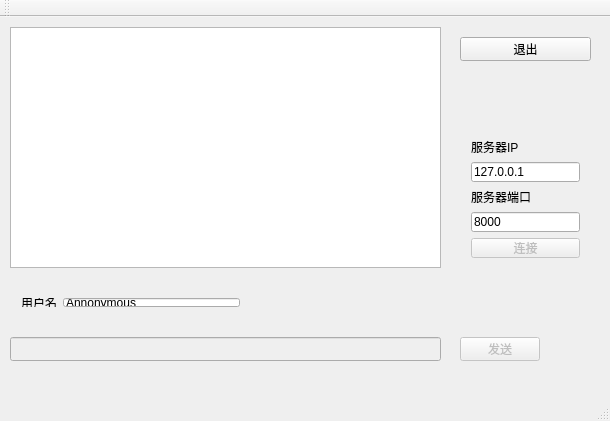
<?xml version="1.0" encoding="UTF-8"?>
<ui version="4.0">
 <class>MainWindow</class>
 <widget class="QMainWindow" name="MainWindow">
  <property name="geometry">
   <rect>
    <x>0</x>
    <y>0</y>
    <width>610</width>
    <height>421</height>
   </rect>
  </property>
  <property name="windowTitle">
   <string>Client</string>
  </property>
  <widget class="QWidget" name="centralWidget">
   <widget class="QTextBrowser" name="msgBrowser">
    <property name="geometry">
     <rect>
      <x>10</x>
      <y>10</y>
      <width>431</width>
      <height>241</height>
     </rect>
    </property>
   </widget>
   <widget class="QPushButton" name="exitButton">
    <property name="geometry">
     <rect>
      <x>460</x>
      <y>20</y>
      <width>131</width>
      <height>24</height>
     </rect>
    </property>
    <property name="text">
     <string>退出</string>
    </property>
   </widget>
   <widget class="QWidget" name="verticalLayoutWidget">
    <property name="geometry">
     <rect>
      <x>460</x>
      <y>110</y>
      <width>131</width>
      <height>141</height>
     </rect>
    </property>
    <layout class="QVBoxLayout" name="settingLayout">
     <item>
      <widget class="QLabel" name="serverIPLabel">
       <property name="text">
        <string>服务器IP</string>
       </property>
      </widget>
     </item>
     <item>
      <widget class="QLineEdit" name="serverIPEdit">
       <property name="text">
        <string>127.0.0.1</string>
       </property>
      </widget>
     </item>
     <item>
      <widget class="QLabel" name="serverPortLabel">
       <property name="text">
        <string>服务器端口</string>
       </property>
      </widget>
     </item>
     <item>
      <widget class="QLineEdit" name="serverPortEdit">
       <property name="text">
        <string>8000</string>
       </property>
      </widget>
     </item>
     <item>
      <widget class="QPushButton" name="connectButton">
       <property name="enabled">
        <bool>false</bool>
       </property>
       <property name="text">
        <string>连接</string>
       </property>
      </widget>
     </item>
    </layout>
   </widget>
   <widget class="QLineEdit" name="msgEdit">
    <property name="enabled">
     <bool>false</bool>
    </property>
    <property name="geometry">
     <rect>
      <x>10</x>
      <y>320</y>
      <width>431</width>
      <height>24</height>
     </rect>
    </property>
   </widget>
   <widget class="QPushButton" name="sendButton">
    <property name="enabled">
     <bool>false</bool>
    </property>
    <property name="geometry">
     <rect>
      <x>460</x>
      <y>320</y>
      <width>80</width>
      <height>24</height>
     </rect>
    </property>
    <property name="text">
     <string>发送</string>
    </property>
   </widget>
   <widget class="QWidget" name="horizontalLayoutWidget">
    <property name="geometry">
     <rect>
      <x>10</x>
      <y>270</y>
      <width>241</width>
      <height>31</height>
     </rect>
    </property>
    <layout class="QHBoxLayout" name="userLayout">
     <item>
      <widget class="QLabel" name="userNameLabel">
       <property name="text">
        <string>用户名</string>
       </property>
      </widget>
     </item>
     <item>
      <widget class="QLineEdit" name="userNameEdit">
       <property name="text">
        <string>Annonymous</string>
       </property>
      </widget>
     </item>
    </layout>
   </widget>
  </widget>
  <widget class="QMenuBar" name="menuBar">
   <property name="geometry">
    <rect>
     <x>0</x>
     <y>0</y>
     <width>610</width>
     <height>21</height>
    </rect>
   </property>
  </widget>
  <widget class="QToolBar" name="mainToolBar">
   <attribute name="toolBarArea">
    <enum>TopToolBarArea</enum>
   </attribute>
   <attribute name="toolBarBreak">
    <bool>false</bool>
   </attribute>
  </widget>
  <widget class="QStatusBar" name="statusBar"/>
 </widget>
 <layoutdefault spacing="6" margin="11"/>
 <resources/>
 <connections/>
</ui>
